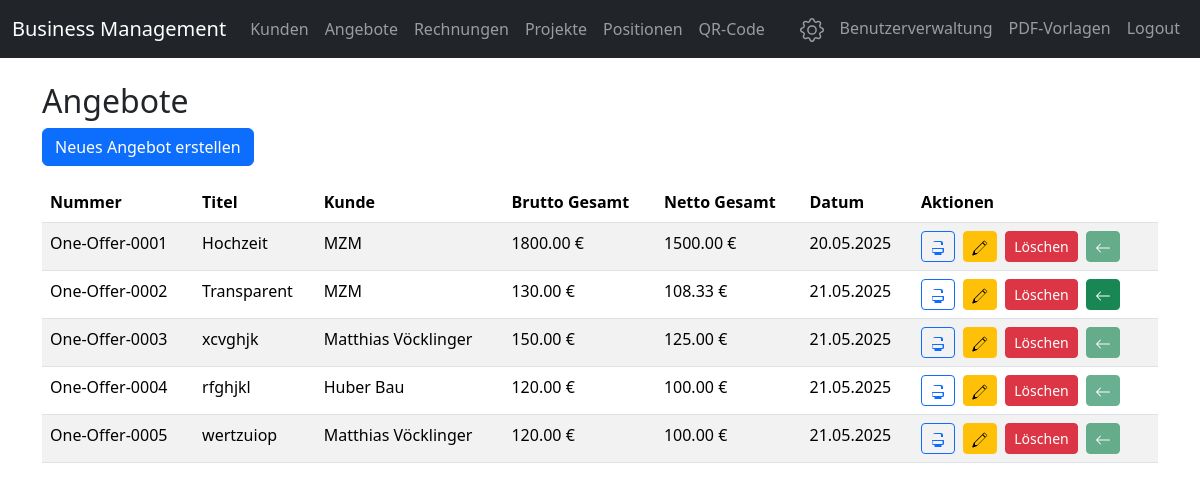
The app's page /offers (signed in), older data.
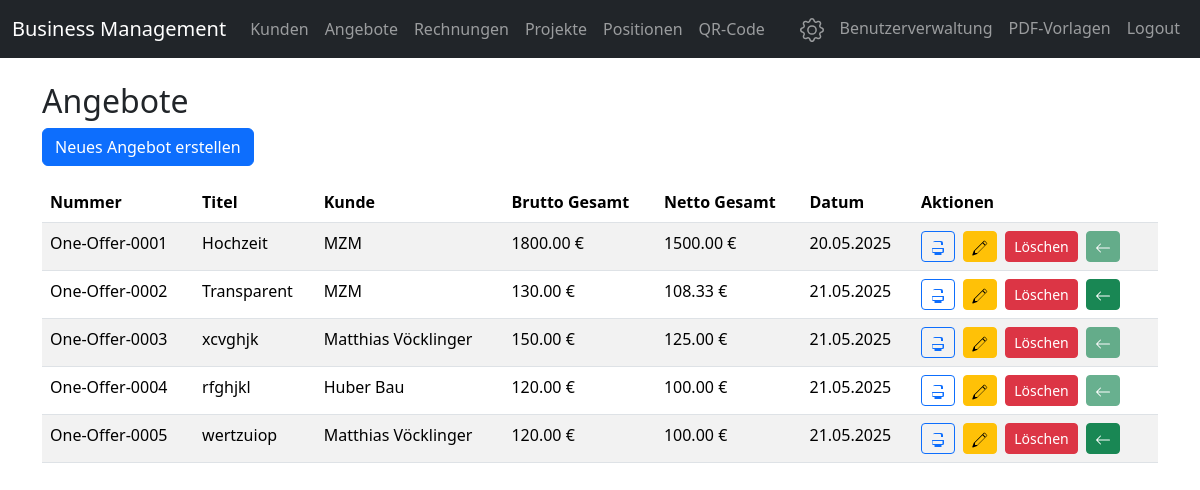
The same page, newer data.
### app.py (the view)
@app.route('/offers')
def offers():
    all_offers = Offer.query.all()
    return render_template('offers.html', offers=all_offers)

### app.py (called while the page is built)
@app.before_request
def load_user():
    if request.endpoint and (request.endpoint == 'login' or request.endpoint.startswith('static')):
        return
    user_id = session.get('user_id')
    token_expiry = session.get('token_expiry')
    if user_id and token_expiry:
        try:
            if datetime.utcnow() <= datetime.fromisoformat(token_expiry):
                g.user = User.query.get(user_id)
                if g.user:
                    return  # User is authenticated, continue
            else:
                session.clear()
                flash('Session abgelaufen. Bitte erneut anmelden.', 'warning')
        except:
            session.clear()
    g.user = None
    return redirect(url_for('login'))

### templates/offers.html (shortened to what this page needs)
{% extends 'base.html' %}
{% block content %}
<h2>Angebote</h2>
<a href="/offers/new" class="btn btn-primary mb-3">Neues Angebot erstellen</a>
<table class="table table-striped">
    <thead>
        <tr>
            <th>Nummer</th>
            <th>Titel</th>
            <th>Kunde</th>
            <th>Brutto Gesamt</th>
            <th>Netto Gesamt</th>
            <th>Datum</th>
            <th>Aktionen</th>
        </tr>
    </thead>
    <tbody>
    {% for offer in offers %}
        <tr>
            <td>{{ offer.offer_number }}</td>
            <td>{{ offer.title }}</td>
            <td>{{ offer.customer.name if offer.customer and offer.customer.customer_type == 'firma' else offer.customer.first_name ~ ' ' ~ offer.customer.last_name }}</td>
            <td>{{ '%.2f'|format(offer.total_gross) }} €</td>
            <td>{{ '%.2f'|format(offer.total_net) }} €</td>
            <td>{{ offer.date.strftime('%d.%m.%Y') }}</td>
            <td>
                <a href="/offers/{{ offer.id }}/print" class="btn btn-sm btn-outline-primary" title="Drucken" target="_blank">
                </a>
                <a href="/offers/{{ offer.id }}/edit" class="btn btn-sm btn-warning ms-1" title="Bearbeiten">
                </a>
                <a href="/offers/{{ offer.id }}/delete" class="btn btn-sm btn-danger ms-1">Löschen</a>
                <form action="/offers/{{ offer.id }}/convert" method="post" style="display:inline;">
                  <button type="submit" class="btn btn-sm btn-success ms-1" title="In Rechnung umwandeln" {% if offer.status not in ['angenommen', 'abgelehnt', 'abgelaufen'] %}disabled{% endif %}>
                    <svg xmlns="http://www.w3.org/2000/svg" width="16" height="16" fill="currentColor" class="bi bi-arrow-left-right" viewBox="0 0 16 16">
                      <path fill-rule="evenodd" d="M15 8a.5.5 0 0 1-.5.5H2.707l3.147 3.146a.5.5 0 0 1-.708.708l-4-4a.5.5 0 0 1 0-.708l4-4a.5.5 0 1 1 .708.708L2.707 7.5H14.5A.5.5 0 0 1 15 8z"/>
                    </svg>
                  </button>
                </form>
            </td>
        </tr>
    {% endfor %}
    </tbody>
</table>
{% endblock %}

Row changes from the older to the newer data that the page shows:
changed Offer "One-Offer-0005": status "offen" → "angenommen" (drawn)
